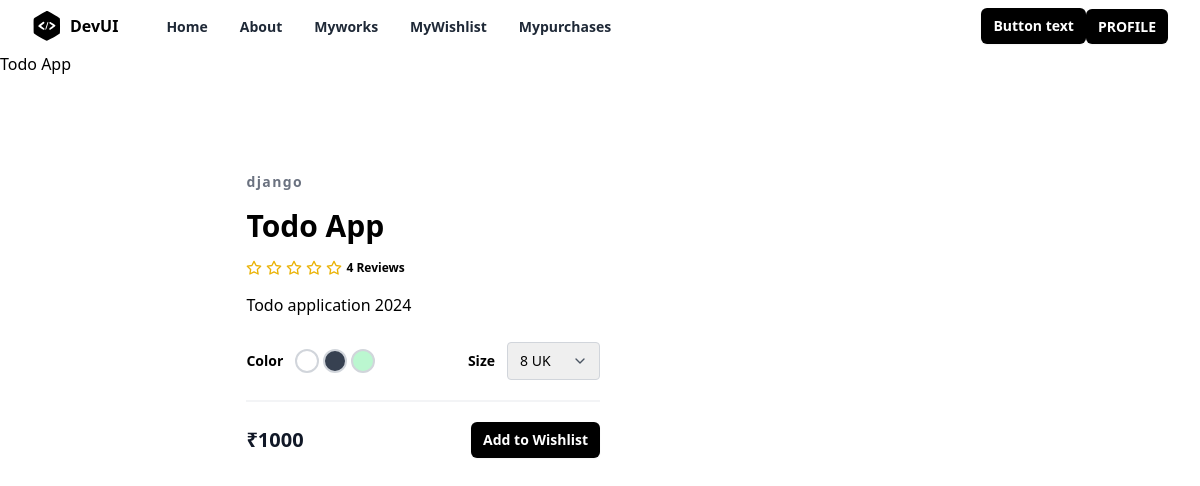
Page /project/3/details on the committed database.
### store/models.py (models this page shows)
class Project(models.Model):
    title=models.CharField(max_length=200)
    description=models.TextField()
    tag_objects=models.ManyToManyField(Tag)
    owner=models.ForeignKey(User,on_delete=models.CASCADE,related_name="projects")
    thumbnail=EmbedVideoField()
    price=models.PositiveIntegerField()
    files=models.FileField(upload_to="projects",null=True)
    created_date=models.DateTimeField(auto_now_add=True)
    updated_date=models.DateTimeField(auto_now=True)
    is_active=models.BooleanField(default=True)
    def __str__(self):
        return self.title

### store/views.py (the view)
# urls.py: path("project/<int:pk>/details",views.ProjectDetailView.as_view(),name="project-detail"),
class ProjectDetailView(DetailView):
    model = Project
    template_name = "store/project_detail.html"
    context_object_name = 'project'

### store/templates/store/project_detail.html (shortened to what this page needs)
{%extends 'store/base.html'%}
{%block main_block%}
{%load embed_video_tags%}
{{project}}
<section class="overflow-hidden">
    <div class="mx-auto max-w-5xl px-5 py-24">
      <div class="mx-auto flex flex-wrap items-center lg:w-4/5">
        <div class="mt-6 w-full lg:mt-0 lg:w-1/2 lg:pl-10 text-transform: capitalize;">
          <h2 class="text-sm font-semibold tracking-widest text-gray-500">
            {{project.owner}}
          </h2>
          <h1 class="my-4 text-3xl font-semibold text-black text-transform: capitalize;">{{project.title}}</h1>
          <div class="my-4 flex items-center">
            <span class="flex items-center space-x-1">
              <span class="ml-3 inline-block text-xs font-semibold">
                4 Reviews
              </span>
            </span>
          </div>
          <p class="leading-relaxed">
            {{project.description}}
          </p>
          <div class="mb-5 mt-6 flex items-center border-b-2 border-gray-100 pb-5">
            <div class="flex items-center">
              <span class="mr-3 text-sm font-semibold">Color</span>
              <button class="h-6 w-6 rounded-full border-2 border-gray-300 focus:outline-none"></button>
              <button class="ml-1 h-6 w-6 rounded-full border-2 border-gray-300 bg-gray-700 focus:outline-none"></button>
              <button class="ml-1 h-6 w-6 rounded-full border-2 border-gray-300 bg-green-200 focus:outline-none"></button>
            </div>
            <div class="ml-auto flex items-center">
              <span class="mr-3 text-sm font-semibold">Size</span>
              <div class="relative">
                <select class="appearance-none rounded border border-gray-300 py-2 pl-3 pr-10 text-sm focus:border-black focus:outline-none focus:ring-2 focus:ring-black">
                  <option>8 UK</option>
                </select>
                <span class="pointer-events-none absolute right-0 top-0 flex h-full w-10 items-center justify-center text-center text-gray-600">
                </span>
              </div>
            </div>
          </div>
          <div class="flex items-center justify-between">
            <span class="title-font text-xl font-bold text-gray-900">
              ₹{{project.price}}
            </span>
            <a href="{%url 'addtoWishlist' project.id%}"
              type="button"
              class="rounded-md bg-black px-3 py-2 text-sm font-semibold text-white shadow-sm hover:bg-black/80 focus-visible:outline focus-visible:outline-2 focus-visible:outline-offset-2 focus-visible:outline-black"
            >
              Add to Wishlist
            </a>
          </div>
        </div>
      </div>
    </div>
  </section>
{%endblock%}

### rows in the picture
Project: title "Todo App", owner "django", description "Todo application 2024", price "1000"
